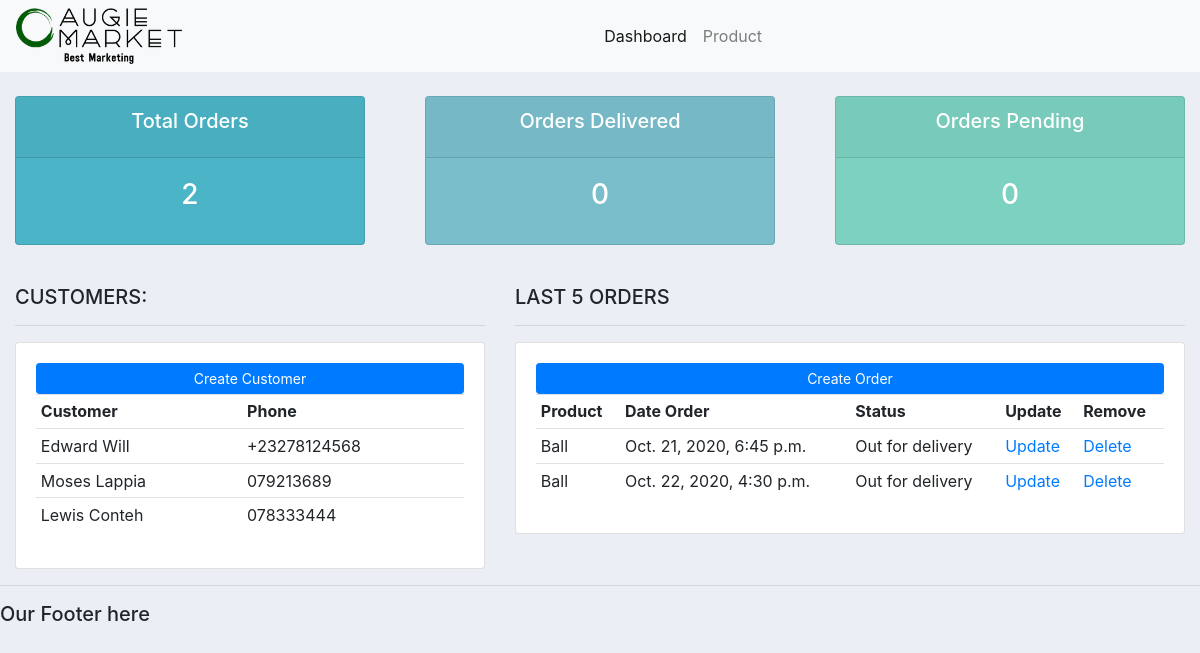
Before: / with the older database file.
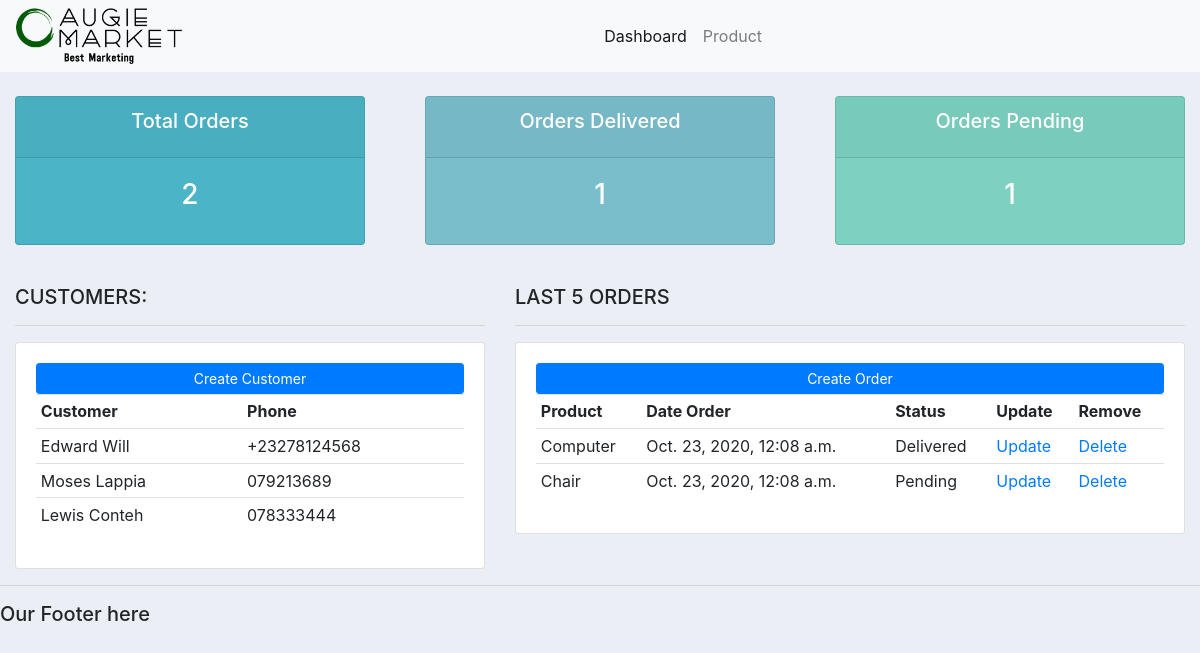
After: the same page with the newer database file.
### accounts/models.py (models this page shows, shortened)
class Customer(models.Model):
    name = models.CharField(max_length=200, null=True)
    phone_number = models.CharField(max_length=50, null=True)
    email = models.CharField(max_length=100, null=True)
    date_created = models.DateTimeField(auto_now=True, null=True)

class Order(models.Model):
    STATUS = (('Pending', 'Pending'), ('Out for delivery', 'Out for delivery'), ('Delivered', 'Delivered'))
    product = models.ForeignKey(Product, null=True,on_delete=models.SET_NULL)
    customer = models.ForeignKey(Customer, null=True,on_delete=models.SET_NULL)
    date_created = models.DateTimeField(auto_now=True, null=True)
    status = models.CharField(max_length=200, null=True, choices=STATUS)

class Product(models.Model):
    CATEGORY = (('Indoor', 'Indoor'), ('Outdoor', 'Outdoor'))
    product_name = models.CharField(max_length=200, null=True)
    price = models.FloatField(null=True)
    category = models.CharField(max_length=200, null=True, choices=CATEGORY)
    description = models.CharField(max_length=200, null=True, blank=True)
    date_created = models.DateTimeField(auto_now=True, null=True)
    tags = models.ManyToManyField(Tag)
    def __str__(self):
        return self.product_name

### accounts/views.py (the view)
# urls.py: path('', views.home),
def home(request):
    orders = Order.objects.all()
    customers = Customer.objects.all()
    total_customers = customers.count()
    total_orders = orders.count()
    delivered = orders.filter(status='Delivered').count()
    pending = orders.filter(status='Pending').count()
    context = {
        'orders': orders,
        'customers': customers,
        'total_customers': total_customers,
        'total_orders': total_orders,
        'delivered': delivered,
        'pending': pending
        }
    return render(request, 'accounts/dashboard.html', context)

### accounts/templates/accounts/dashboard.html
{% extends 'accounts/main.html' %}
{% block content %}
{% include 'accounts/status.html' %}
<br>
    <div class="container-fluid">
        <div class="row">
            <div class="col-md-5">
                <h5>CUSTOMERS:</h5>
                <hr>
                <div class="card card-body">
                    <a class="btn btn-primary btn-sm btn-block" href="">Create Customer</a>
                    <table class="table table-sm">
                        <tr>
                            <th>Customer</th>
                            <th>Phone</th>
                        </tr>
                        {% for customer in customers%}
                            <tr>
                                <td>{{customer.name}}</td>
                                <td>{{customer.phone_number}}</td>
                            </tr>
                        {% endfor %}
                    </table>
                </div>
            </div>
            <div class="col-md-7">
                <h5>LAST 5 ORDERS</h5>
                <hr>
                <div class="card card-body">
                    <a class="btn btn-primary btn-sm btn-block" href="">Create Order</a>
                    <table class="table table-sm">
                        <tr>
                            <th>Product</th>
                            <th>Date Order</th>
                            <th>Status</th>
                            <th>Update</th>
                            <th>Remove</th>
                        </tr>
                        {% for order in orders %}
                            <tr>
                                <td>{{order.product}}</td>
                                <td>{{order.date_created}}</td>
                                <td>{{order.status}}</td>
                                <td><a href="">Update</a></td>
                                <td><a href="">Delete</a></td>
                            </tr>
                        {% endfor %}
                    </table>
                </div>
            </div>
        </div>
    </div>
{% endblock  %}

### accounts/templates/accounts/main.html (shortened to what this page needs)
{% load static %}
<!DOCTYPE html>
<html lang="en">
<head>
    <link rel="stylesheet" href="https://stackpath.bootstrapcdn.com/bootstrap/4.5.2/css/bootstrap.min.css">
    <link rel="stylesheet" href="{% static '/css/main.css' %}">
</head>
<body>
    {% include 'accounts/navbar.html' %}
    {% block content %}
    {% endblock  %}
    <hr>
    <h5>Our Footer here</h5>
</body>
</html>

### accounts/templates/accounts/navbar.html (shortened to what this page needs)
{% load static %}
<nav class="navbar navbar-expand-lg navbar-light bg-light">
    <img src="{% static 'images/logo.png'%}" alt="Logo Images" id="logo" height="80px">
    <div class="collapse navbar-collapse justify-content-center" id="navbarNavDropdown">
        <ul class="navbar-nav">
            <li class="nav-item active">
                <a class="nav-link" href="#">Dashboard</a>
            </li>
            <li class="nav-item">
                <a class="nav-link" href="#">Product</a>
            </li>
        </ul>
    </div>
</nav>

### accounts/templates/accounts/status.html
<br>
<div class="row">
    <div class="col">
        <div class="col-md">
            <div class="card text-center text-white mb-3" id="total-orders">
                <div class="card-header">
                    <h5 class="card-title">Total Orders</h5>
                </div>
                <div class="card-body">
                    <h3 class="card-title">{{total_orders}}</h3>
                </div>
            </div>
        </div>
    </div>
    <div class="col">
        <div class="col-md">
            <div class="card text-center text-white mb-3" id="orders-delivered">
                <div class="card-header">
                    <h5 class="card-title">Orders Delivered</h5>
                </div>
                <div class="card-body">
                    <h3 class="card-title">{{delivered}}</h3>
                </div>
            </div>
        </div>
    </div>
    <div class="col">
        <div class="col-md">
            <div class="card text-center text-white mb-3" id="orders-pending">
                <div class="card-header">
                    <h5 class="card-title">Orders Pending</h5>
                </div>
                <div class="card-body">
                    <h3 class="card-title">{{pending}}</h3>
                </div>
            </div>
        </div>
    </div>
</div>

### static/css/main.css (style rules this page uses)
body { background-color: #ebeff5; }
#logo { height: 3.5em; }
#total-orders { background-color: #4cb4c7; }
#orders-delivered { background-color: #7abecc; }
#orders-pending { background-color: #7CD1C0; }

Changed rows visible on the page:
removed Order: product "Ball", date_created "Oct. 21, 2020, 6:45 p.m.", status "Out for delivery"
removed Order: product "Ball", date_created "Oct. 22, 2020, 4:30 p.m.", status "Out for delivery"
added Order: product "Computer", date_created "Oct. 23, 2020, 12:08 a.m.", status "Delivered"
added Order: product "Chair", date_created "Oct. 23, 2020, 12:08 a.m.", status "Pending"
Other visible differences:
{{ delivered }}: "0" → "1"
{{ pending }}: "0" → "1"
